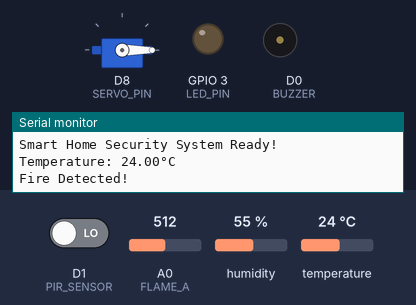
The sketch below on a simulated ESP8266 (NodeMCU). On the bench: servo, output pins drawn as LEDs (lit = HIGH), buzzer (waves = sounding, pin HIGH), the last lines printed to the serial monitor. The test bench sets the inputs (shaded band); at power-on: D1 (PIR_SENSOR) LOW, A0 (FLAME_A) = 512, temperature 24 °C, humidity 55 %. WiFi joins after 1.5 s; servers stay silent unless stated.

Above: at 2.18 s.
2.8 s: D1 (PIR_SENSOR) driven HIGH
At 9.0 s:
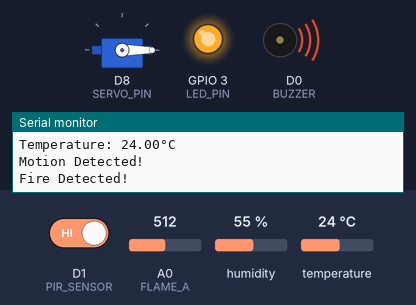
11.3 s: A0 (FLAME_A) set to 790
14.8 s: A0 (FLAME_A) set to 815
At 16.7 s:
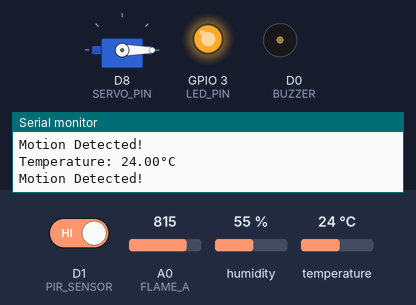
17.8 s: temperature set to 39.3 °C
21.0 s: temperature set to 40.8 °C
At 22.2 s:
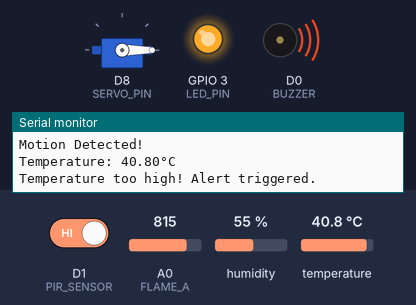
Timing chart, 0 to 31.5 s (numbered marks = the images above; inputs shaded):
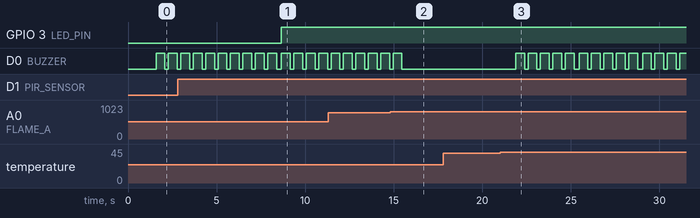

The sketch:

smart_home_security.ino
```cpp
// Libraries
#include <SPI.h>
#include <MFRC522.h>      // RFID library
#include <Servo.h>        // Servo motor library
#include <DHT.h>         // DHT sensor library
#include <ESP8266WiFi.h>
#include <ESP8266WebServer.h>
#include <ArduinoJson.h>

// **Pin Definitions**
#define RST_PIN D3         // RFID Reset pin
#define SS_PIN D4          // RFID Slave Select pin

#define DHTPIN D2          // DHT22 Temperature sensor pin
#define DHTTYPE DHT22      // Sensor type

#define PIR_SENSOR D1      // PIR Motion sensor pin
#define BUZZER D0          // Buzzer pin

#define LED_PIN 3         // LED for Motion Detection

#define FLAME_A A0   // Using analog input for flame detection

#define SERVO_PIN D8   // PWM supported

// **Wi-Fi Configuration**
const char* ssid = "𝕞.𝕒.𝕣.𝕔.𝕦.𝕤";
const char* password = "20011002@Gypsy";
ESP8266WebServer server(80);

// **Initialize Components**
MFRC522 mfrc522(SS_PIN, RST_PIN);   // RFID module
Servo doorServo;                    // Servo motor
DHT dht(DHTPIN, DHTTYPE);           // Temperature sensor

// **RFID Authorized & Unauthorized UID**
String authorizedTagUID = "3 1B 6E 2D";  // RFID Tag (GRANTS access)
String unauthorizedCardUID = "6B 6F 3D 2";  // RFID Card (DENIES access)

String rfidStatus = "Idle";  // Tracks RFID Access status for dashboard

// **Serve Dashboard Page**
const char* htmlPage PROGMEM = R"rawliteral(
<!DOCTYPE html>
<html lang="en">
<head>
    <meta charset="UTF-8">
    <meta name="viewport" content="width=device-width, initial-scale=1.0">
    <title>Smart Home Security Dashboard</title>
    <style>
        body { font-family: Arial, sans-serif; text-align: center; background-color: #f4f4f4; }
        .container { max-width: 400px; margin: 20px auto; background: white; padding: 20px; border-radius: 8px; box-shadow: 0 0 10px rgba(0,0,0,0.1); }
        h2 { color: #333; }
        .sensor { font-size: 18px; margin: 10px 0; }
        .status { font-size: 20px; font-weight: bold; padding: 5px 10px; border-radius: 5px; }
        .safe { background: #28a745; color: white; }
        .alert { background: #dc3545; color: white; }
        .refresh { padding: 8px 15px; font-size: 16px; cursor: pointer; border: none; background: #007bff; color: white; border-radius: 5px; }
        .warning { background: #ffc107; color: black; } /* Yellow for Scanning */
        .alert { background: #dc3545; color: white; }  /* Red for Access Denied */
    </style>
</head>
<body>
    <div class="container">
        <h2>Smart Home Security Dashboard</h2>
        <div class="sensor">Temperature: <span id="temperature">--</span>°C</div>
        <div class="sensor">Motion Detected: <span id="motion" class="status">--</span></div>
        <div class="sensor">Flame Detected: <span id="flame" class="status">--</span></div>
        <div class="sensor">RFID Access: <span id="access" class="status">--</span></div>
        <button class="refresh" onclick="updateData()">Refresh Data</button>
    </div>

    <script>
        function updateData() {
            fetch('/status')
            .then(response => response.json())
            .then(data => {
                document.getElementById("temperature").innerText = data.temperature.toFixed(1);
                document.getElementById("motion").innerText = data.motion ? "Detected" : "No Movement";
                document.getElementById("motion").className = "status " + (data.motion ? "alert" : "safe");
                document.getElementById("flame").innerText = data.flame;
                document.getElementById("flame").className = "status " + (data.flame === "Fire Detected" ? "alert" : "safe");
                document.getElementById("access").innerText = data.access;

                let accessClass = "safe"; // Default green
                if (data.access === "Access Denied") {
                    accessClass = "alert";  // Red
                } else if (data.access === "Scanning") {
                    accessClass = "warning"; // Yellow
                }

                document.getElementById("access").className = "status " + accessClass;


            })
            .catch(error => console.error("Error fetching data:", error));
        }

        setInterval(updateData, 2000);  // Auto-refresh every 2 seconds
        updateData();  // Initial load
    </script>
</body>
</html>
)rawliteral";

void setup() {
  Serial.begin(115200);
  WiFi.begin(ssid, password);

  Serial.println("\nConnecting to Wi-Fi...");

  int timeout = 20; // Timeout after 10 seconds
  while (WiFi.status() != WL_CONNECTED && timeout > 0) {
    delay(500);
    Serial.print(".");
    timeout--;
  }

  if (WiFi.status() == WL_CONNECTED) {
    Serial.println("\nConnected to Wi-Fi!");
    Serial.print("ESP8266 IP Address: ");
    Serial.println(WiFi.localIP());  // Print the IP Address
  } else {
    Serial.println("\nFailed to connect to Wi-Fi. Please check your SSID/Password.");
  }

  server.on("/status", HTTP_GET, []() {
    DynamicJsonDocument doc(256);
    doc["temperature"] = dht.readTemperature();
    doc["motion"] = digitalRead(PIR_SENSOR);

    int flameValue = analogRead(FLAME_A);
    bool fireDetected = (flameValue < 800);
    doc["flame"] = fireDetected ? "Fire Detected" : "No Fire";
    doc["flameValue"] = flameValue;

    // **Send the RFID status update to the dashboard**
    doc["access"] = rfidStatus;

    String response;
    serializeJson(doc, response);
    server.send(200, "application/json", response);
  });

  server.on("/", HTTP_GET, []() {
    Serial.println("Serving Dashboard...");
    server.send_P(200, "text/html", htmlPage);
  });

  server.begin();

  SPI.begin();
  mfrc522.PCD_Init();
  dht.begin();

  pinMode(PIR_SENSOR, INPUT);
  pinMode(BUZZER, OUTPUT);
  pinMode(LED_PIN, OUTPUT);
  pinMode(FLAME_A, INPUT);

  doorServo.attach(SERVO_PIN);
  doorServo.write(0);

  Serial.println("Smart Home Security System Ready!");
}

void loop() {
  server.handleClient();
  checkRFID();
  checkTemperature();
  checkMotion();
  checkFlame();
  delay(50);
}

void checkRFID() {
    if (!mfrc522.PICC_IsNewCardPresent()) return;
    if (!mfrc522.PICC_ReadCardSerial()) return;

    rfidStatus = "Scanning";  // Update dashboard status

    String tagUID = "";
    for (byte i = 0; i < mfrc522.uid.size; i++) {
        tagUID += String(mfrc522.uid.uidByte[i], HEX);
        if (i < mfrc522.uid.size - 1) tagUID += " ";
    }

    tagUID.toUpperCase();
    tagUID.trim();

    Serial.print("Scanned UID: ");
    Serial.println(tagUID);

    String trimmedAuthorizedUID = authorizedTagUID;
    String trimmedUnauthorizedUID = unauthorizedCardUID;
    trimmedAuthorizedUID.trim();
    trimmedUnauthorizedUID.trim();

    if (tagUID.equalsIgnoreCase(trimmedAuthorizedUID)) {
        Serial.println("Access Granted! Unlocking door...");
        rfidStatus = "Access Granted";

        doorServo.write(90);  // Unlock door (servo moves to 90 degrees)
        delay(10000);  // Keep unlocked for 10 seconds
        doorServo.write(0);   // Lock door (servo moves back to 0 degrees)

    } else {
        Serial.println("Access Denied! Locking door...");
        rfidStatus = "Access Denied";

        activateBuzzer(3);
        doorServo.write(0);  // Ensure the door remains locked
    }

    mfrc522.PICC_HaltA();
}

// **Function: Check Temperature**
void checkTemperature() {
  float temp = dht.readTemperature();
  if (isnan(temp)) {
    Serial.println("Failed to read temperature!");
    return;
  }

  Serial.print("Temperature: ");
  Serial.print(temp);
  Serial.println("°C");

  if (temp > 40.0) {
    Serial.println("Temperature too high! Alert triggered.");
    activateBuzzer(5);
  }
}

// **Function: Check Motion Detection**
void checkMotion() {
  if (digitalRead(PIR_SENSOR) == HIGH) {
    Serial.println("Motion Detected!");
    digitalWrite(LED_PIN, HIGH);  // **Turn ON LED when motion detected**
  } else {
    digitalWrite(LED_PIN, LOW);  // **Turn OFF LED when no motion**
  }
}

// **Function: Check Flame Detection**
void checkFlame() {
  int flameAnalog = analogRead(FLAME_A);

  if (flameAnalog < 800) {  // Adjust threshold if needed
    Serial.println("Fire Detected!");
    activateBuzzer(10);
  }
}

// **Function: Activate Buzzer**
void activateBuzzer(int times) {
  for (int i = 0; i < times; i++) {
        digitalWrite(BUZZER, HIGH);
        delay(500);  // Increased ON duration
        digitalWrite(BUZZER, LOW);
        delay(200);  // Small delay before next beep
  }
}
```

Measured:
- the behaviour switches between 799 and 800 on A0 (FLAME_A) (found by bisection; images 1 and 2)
- the behaviour switches between 40 and 40.1 °C on temperature (found by bisection; images 2 and 3)
- after the input at 2.8 s, GPIO 3 (LED_PIN): LOW → HIGH after 5.9 s
- after the input at 14.8 s, D0 (BUZZER): goes on until 15.5 s, then stays LOW
- after the input at 21.0 s, D0 (BUZZER): LOW → HIGH after 0.88 s, then repeats every 3.6 s: 4 × (LOW 0.20 s, HIGH 0.50 s), LOW 0.28 s, HIGH 0.50 s
